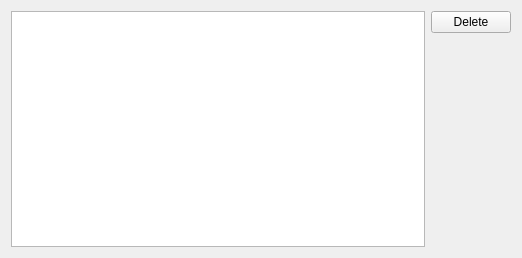
<?xml version="1.0" encoding="UTF-8"?>
<ui version="4.0">
 <class>SectionContentListWidgetForm</class>
 <widget class="QWidget" name="SectionContentListWidgetForm">
  <property name="geometry">
   <rect>
    <x>0</x>
    <y>0</y>
    <width>522</width>
    <height>258</height>
   </rect>
  </property>
  <property name="windowTitle">
   <string>Form</string>
  </property>
  <layout class="QHBoxLayout" name="horizontalLayout">
   <item>
    <widget class="QTableView" name="tableView">
     <property name="editTriggers">
      <set>QAbstractItemView::NoEditTriggers</set>
     </property>
     <property name="alternatingRowColors">
      <bool>true</bool>
     </property>
     <property name="selectionMode">
      <enum>QAbstractItemView::SingleSelection</enum>
     </property>
     <property name="selectionBehavior">
      <enum>QAbstractItemView::SelectRows</enum>
     </property>
    </widget>
   </item>
   <item>
    <layout class="QVBoxLayout" name="verticalLayout">
     <item>
      <widget class="QPushButton" name="deleteButton">
       <property name="text">
        <string>Delete</string>
       </property>
      </widget>
     </item>
     <item>
      <spacer name="verticalSpacer">
       <property name="orientation">
        <enum>Qt::Vertical</enum>
       </property>
       <property name="sizeHint" stdset="0">
        <size>
         <width>20</width>
         <height>40</height>
        </size>
       </property>
      </spacer>
     </item>
    </layout>
   </item>
  </layout>
 </widget>
 <resources/>
 <connections/>
</ui>
